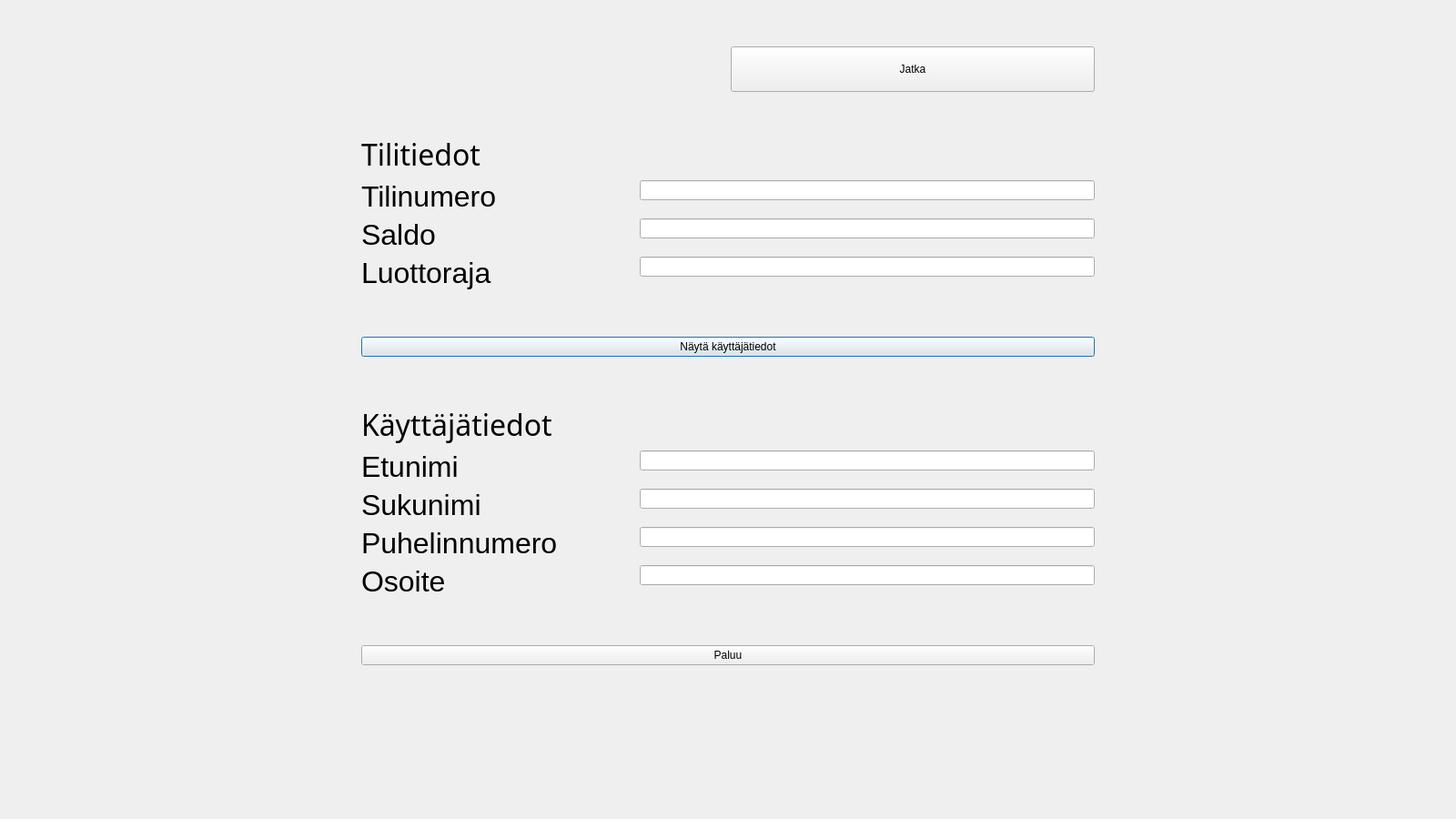
<?xml version="1.0" encoding="UTF-8"?>
<ui version="4.0">
 <class>Balance</class>
 <widget class="QDialog" name="Balance">
  <property name="geometry">
   <rect>
    <x>0</x>
    <y>0</y>
    <width>1600</width>
    <height>900</height>
   </rect>
  </property>
  <property name="windowTitle">
   <string>Saldokysely</string>
  </property>
  <layout class="QGridLayout" name="gridLayout">
   <item row="0" column="2">
    <spacer name="verticalSpacer_2">
     <property name="orientation">
      <enum>Qt::Orientation::Vertical</enum>
     </property>
     <property name="sizeType">
      <enum>QSizePolicy::Policy::Fixed</enum>
     </property>
     <property name="sizeHint" stdset="0">
      <size>
       <width>20</width>
       <height>40</height>
      </size>
     </property>
    </spacer>
   </item>
   <item row="1" column="2">
    <widget class="QLabel" name="TextTimeOut">
     <property name="minimumSize">
      <size>
       <width>0</width>
       <height>50</height>
      </size>
     </property>
     <property name="font">
      <font>
       <pointsize>20</pointsize>
      </font>
     </property>
     <property name="text">
      <string/>
     </property>
    </widget>
   </item>
   <item row="6" column="2">
    <spacer name="verticalSpacer_3">
     <property name="orientation">
      <enum>Qt::Orientation::Vertical</enum>
     </property>
     <property name="sizeType">
      <enum>QSizePolicy::Policy::Expanding</enum>
     </property>
     <property name="sizeHint" stdset="0">
      <size>
       <width>20</width>
       <height>40</height>
      </size>
     </property>
    </spacer>
   </item>
   <item row="5" column="1">
    <spacer name="horizontalSpacer_3">
     <property name="orientation">
      <enum>Qt::Orientation::Horizontal</enum>
     </property>
     <property name="sizeType">
      <enum>QSizePolicy::Policy::Expanding</enum>
     </property>
     <property name="sizeHint" stdset="0">
      <size>
       <width>40</width>
       <height>20</height>
      </size>
     </property>
    </spacer>
   </item>
   <item row="5" column="5">
    <spacer name="horizontalSpacer">
     <property name="orientation">
      <enum>Qt::Orientation::Horizontal</enum>
     </property>
     <property name="sizeType">
      <enum>QSizePolicy::Policy::Expanding</enum>
     </property>
     <property name="sizeHint" stdset="0">
      <size>
       <width>40</width>
       <height>20</height>
      </size>
     </property>
    </spacer>
   </item>
   <item row="2" column="2">
    <spacer name="verticalSpacer_4">
     <property name="orientation">
      <enum>Qt::Orientation::Vertical</enum>
     </property>
     <property name="sizeType">
      <enum>QSizePolicy::Policy::Fixed</enum>
     </property>
     <property name="sizeHint" stdset="0">
      <size>
       <width>20</width>
       <height>40</height>
      </size>
     </property>
    </spacer>
   </item>
   <item row="3" column="2" colspan="2">
    <layout class="QFormLayout" name="formLayout">
     <property name="formAlignment">
      <set>Qt::AlignmentFlag::AlignLeading|Qt::AlignmentFlag::AlignLeft|Qt::AlignmentFlag::AlignVCenter</set>
     </property>
     <item row="0" column="0">
      <widget class="QLabel" name="label">
       <property name="sizePolicy">
        <sizepolicy hsizetype="Preferred" vsizetype="Fixed">
         <horstretch>0</horstretch>
         <verstretch>0</verstretch>
        </sizepolicy>
       </property>
       <property name="minimumSize">
        <size>
         <width>300</width>
         <height>0</height>
        </size>
       </property>
       <property name="font">
        <font>
         <family>Broadway</family>
         <pointsize>24</pointsize>
        </font>
       </property>
       <property name="text">
        <string>Tilitiedot</string>
       </property>
      </widget>
     </item>
     <item row="1" column="0">
      <widget class="QLabel" name="label_2">
       <property name="sizePolicy">
        <sizepolicy hsizetype="Preferred" vsizetype="Fixed">
         <horstretch>0</horstretch>
         <verstretch>0</verstretch>
        </sizepolicy>
       </property>
       <property name="minimumSize">
        <size>
         <width>300</width>
         <height>0</height>
        </size>
       </property>
       <property name="font">
        <font>
         <pointsize>24</pointsize>
        </font>
       </property>
       <property name="text">
        <string>Tilinumero</string>
       </property>
      </widget>
     </item>
     <item row="1" column="1">
      <widget class="QLineEdit" name="TextAccountNumber">
       <property name="minimumSize">
        <size>
         <width>500</width>
         <height>0</height>
        </size>
       </property>
       <property name="readOnly">
        <bool>true</bool>
       </property>
      </widget>
     </item>
     <item row="2" column="0">
      <widget class="QLabel" name="label_3">
       <property name="sizePolicy">
        <sizepolicy hsizetype="Preferred" vsizetype="Fixed">
         <horstretch>0</horstretch>
         <verstretch>0</verstretch>
        </sizepolicy>
       </property>
       <property name="minimumSize">
        <size>
         <width>300</width>
         <height>0</height>
        </size>
       </property>
       <property name="font">
        <font>
         <pointsize>24</pointsize>
        </font>
       </property>
       <property name="text">
        <string>Saldo</string>
       </property>
      </widget>
     </item>
     <item row="2" column="1">
      <widget class="QLineEdit" name="TextBalance">
       <property name="minimumSize">
        <size>
         <width>500</width>
         <height>0</height>
        </size>
       </property>
       <property name="readOnly">
        <bool>true</bool>
       </property>
      </widget>
     </item>
     <item row="3" column="0">
      <widget class="QLabel" name="label_4">
       <property name="sizePolicy">
        <sizepolicy hsizetype="Preferred" vsizetype="Fixed">
         <horstretch>0</horstretch>
         <verstretch>0</verstretch>
        </sizepolicy>
       </property>
       <property name="minimumSize">
        <size>
         <width>300</width>
         <height>0</height>
        </size>
       </property>
       <property name="font">
        <font>
         <pointsize>24</pointsize>
        </font>
       </property>
       <property name="text">
        <string>Luottoraja</string>
       </property>
      </widget>
     </item>
     <item row="3" column="1">
      <widget class="QLineEdit" name="TextCreditLimit">
       <property name="minimumSize">
        <size>
         <width>500</width>
         <height>0</height>
        </size>
       </property>
       <property name="readOnly">
        <bool>true</bool>
       </property>
      </widget>
     </item>
     <item row="4" column="0">
      <spacer name="verticalSpacer">
       <property name="orientation">
        <enum>Qt::Orientation::Vertical</enum>
       </property>
       <property name="sizeType">
        <enum>QSizePolicy::Policy::Expanding</enum>
       </property>
       <property name="sizeHint" stdset="0">
        <size>
         <width>20</width>
         <height>40</height>
        </size>
       </property>
      </spacer>
     </item>
     <item row="7" column="0">
      <widget class="QLabel" name="label_9">
       <property name="sizePolicy">
        <sizepolicy hsizetype="Preferred" vsizetype="Fixed">
         <horstretch>0</horstretch>
         <verstretch>0</verstretch>
        </sizepolicy>
       </property>
       <property name="minimumSize">
        <size>
         <width>300</width>
         <height>0</height>
        </size>
       </property>
       <property name="font">
        <font>
         <family>Broadway</family>
         <pointsize>24</pointsize>
        </font>
       </property>
       <property name="text">
        <string>Käyttäjätiedot</string>
       </property>
      </widget>
     </item>
     <item row="8" column="0">
      <widget class="QLabel" name="labelFname">
       <property name="sizePolicy">
        <sizepolicy hsizetype="Preferred" vsizetype="Preferred">
         <horstretch>0</horstretch>
         <verstretch>0</verstretch>
        </sizepolicy>
       </property>
       <property name="minimumSize">
        <size>
         <width>300</width>
         <height>30</height>
        </size>
       </property>
       <property name="font">
        <font>
         <pointsize>24</pointsize>
        </font>
       </property>
       <property name="text">
        <string>Etunimi</string>
       </property>
      </widget>
     </item>
     <item row="8" column="1">
      <widget class="QLineEdit" name="TextFname">
       <property name="minimumSize">
        <size>
         <width>500</width>
         <height>0</height>
        </size>
       </property>
       <property name="readOnly">
        <bool>true</bool>
       </property>
      </widget>
     </item>
     <item row="9" column="0">
      <widget class="QLabel" name="labelLname">
       <property name="sizePolicy">
        <sizepolicy hsizetype="Preferred" vsizetype="Preferred">
         <horstretch>0</horstretch>
         <verstretch>0</verstretch>
        </sizepolicy>
       </property>
       <property name="minimumSize">
        <size>
         <width>300</width>
         <height>30</height>
        </size>
       </property>
       <property name="font">
        <font>
         <pointsize>24</pointsize>
        </font>
       </property>
       <property name="text">
        <string>Sukunimi</string>
       </property>
      </widget>
     </item>
     <item row="9" column="1">
      <widget class="QLineEdit" name="TextLname">
       <property name="minimumSize">
        <size>
         <width>500</width>
         <height>0</height>
        </size>
       </property>
       <property name="readOnly">
        <bool>true</bool>
       </property>
      </widget>
     </item>
     <item row="10" column="0">
      <widget class="QLabel" name="labelPhoneNumber">
       <property name="sizePolicy">
        <sizepolicy hsizetype="Preferred" vsizetype="Preferred">
         <horstretch>0</horstretch>
         <verstretch>0</verstretch>
        </sizepolicy>
       </property>
       <property name="minimumSize">
        <size>
         <width>300</width>
         <height>30</height>
        </size>
       </property>
       <property name="font">
        <font>
         <pointsize>24</pointsize>
        </font>
       </property>
       <property name="text">
        <string>Puhelinnumero</string>
       </property>
      </widget>
     </item>
     <item row="10" column="1">
      <widget class="QLineEdit" name="TextPhoneNumber">
       <property name="minimumSize">
        <size>
         <width>500</width>
         <height>0</height>
        </size>
       </property>
       <property name="readOnly">
        <bool>true</bool>
       </property>
      </widget>
     </item>
     <item row="11" column="0">
      <widget class="QLabel" name="labelAddress">
       <property name="sizePolicy">
        <sizepolicy hsizetype="Preferred" vsizetype="Preferred">
         <horstretch>0</horstretch>
         <verstretch>0</verstretch>
        </sizepolicy>
       </property>
       <property name="minimumSize">
        <size>
         <width>300</width>
         <height>30</height>
        </size>
       </property>
       <property name="font">
        <font>
         <pointsize>24</pointsize>
        </font>
       </property>
       <property name="text">
        <string>Osoite</string>
       </property>
      </widget>
     </item>
     <item row="11" column="1">
      <widget class="QLineEdit" name="TextAddress">
       <property name="minimumSize">
        <size>
         <width>500</width>
         <height>0</height>
        </size>
       </property>
       <property name="readOnly">
        <bool>true</bool>
       </property>
      </widget>
     </item>
     <item row="6" column="0">
      <spacer name="verticalSpacer_6">
       <property name="orientation">
        <enum>Qt::Orientation::Vertical</enum>
       </property>
       <property name="sizeHint" stdset="0">
        <size>
         <width>20</width>
         <height>40</height>
        </size>
       </property>
      </spacer>
     </item>
     <item row="5" column="0" colspan="2">
      <widget class="QPushButton" name="btnUserData">
       <property name="sizePolicy">
        <sizepolicy hsizetype="Preferred" vsizetype="Preferred">
         <horstretch>0</horstretch>
         <verstretch>0</verstretch>
        </sizepolicy>
       </property>
       <property name="maximumSize">
        <size>
         <width>16777215</width>
         <height>150</height>
        </size>
       </property>
       <property name="text">
        <string>Näytä käyttäjätiedot</string>
       </property>
      </widget>
     </item>
     <item row="12" column="0">
      <spacer name="verticalSpacer_5">
       <property name="orientation">
        <enum>Qt::Orientation::Vertical</enum>
       </property>
       <property name="sizeType">
        <enum>QSizePolicy::Policy::Expanding</enum>
       </property>
       <property name="sizeHint" stdset="0">
        <size>
         <width>20</width>
         <height>40</height>
        </size>
       </property>
      </spacer>
     </item>
    </layout>
   </item>
   <item row="5" column="2" colspan="2">
    <widget class="QPushButton" name="btnBack">
     <property name="sizePolicy">
      <sizepolicy hsizetype="Preferred" vsizetype="Preferred">
       <horstretch>0</horstretch>
       <verstretch>0</verstretch>
      </sizepolicy>
     </property>
     <property name="maximumSize">
      <size>
       <width>16777215</width>
       <height>50</height>
      </size>
     </property>
     <property name="text">
      <string>Paluu</string>
     </property>
    </widget>
   </item>
   <item row="1" column="3">
    <widget class="QPushButton" name="btnContinue">
     <property name="sizePolicy">
      <sizepolicy hsizetype="Preferred" vsizetype="Preferred">
       <horstretch>0</horstretch>
       <verstretch>0</verstretch>
      </sizepolicy>
     </property>
     <property name="minimumSize">
      <size>
       <width>0</width>
       <height>50</height>
      </size>
     </property>
     <property name="maximumSize">
      <size>
       <width>16777215</width>
       <height>50</height>
      </size>
     </property>
     <property name="text">
      <string>Jatka</string>
     </property>
    </widget>
   </item>
  </layout>
 </widget>
 <resources/>
 <connections/>
</ui>
